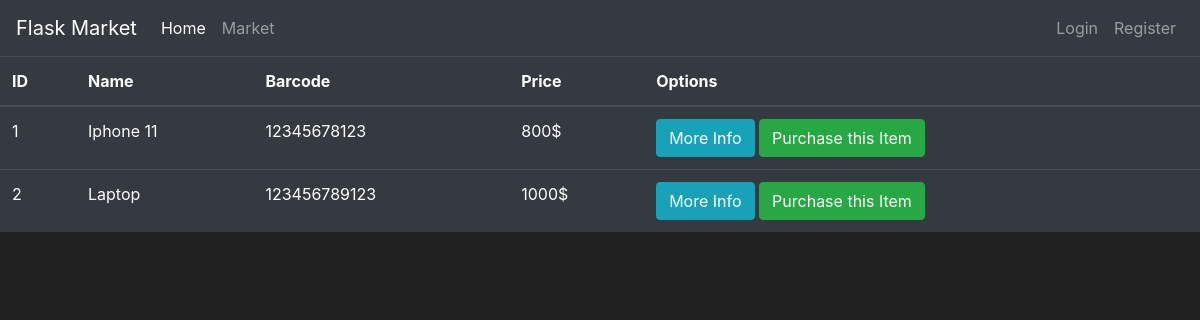
/market, run on an earlier commit of the app's database.
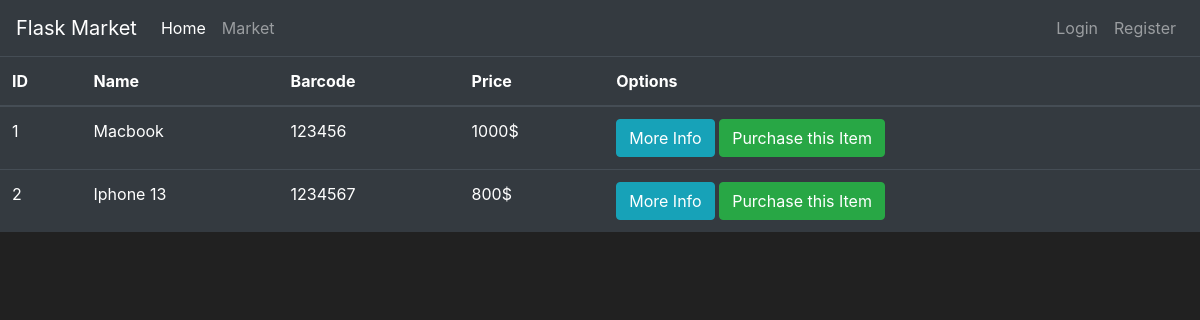
And on a later commit of the database.
### market/models.py (models this page shows, shortened)
class Item(db.Model):
    id = db.Column(db.Integer(), primary_key=True)
    name = db.Column(db.String(length=30), nullable=False, unique=True)
    price = db.Column(db.Integer(), nullable=False)
    barcode = db.Column(db.String(length=12), nullable=False, unique=True)
    description = db.Column(db.String(length=1024), nullable=False, unique=True)
    owner = db.Column(db.Integer(), db.ForeignKey('user.id'))

### market/routes.py (the view)
@app.route('/market')
def market_page():
    items = Item.query.all()
    return render_template('market.html', items=items)

### market/templates/market.html (shortened to what this page needs)
{% extends 'base.html' %}
{% block content %}
      <table class="table table-hover table-dark">
        <thead>
            <tr>
                <th scope="col">ID</th>
                <th scope="col">Name</th>
                <th scope="col">Barcode</th>
                <th scope="col">Price</th>
                <th scope="col">Options</th>
            </tr>
        </thead>
        <tbody>
            {% for item in items %}
                <tr>
                    <td>{{ item.id }}</td>
                    <td>{{ item.name }}</td>
                    <td>{{ item.barcode }}</td>
                    <td>{{ item.price }}$</td>
                    <td>
                        <button class="btn btn-outline btn-info">More Info</button>
                        <button class="btn btn-outline btn-success">Purchase this Item</button>
                    </td>
                </tr>
            {% endfor %}
        </tbody>
    </table>
{% endblock %}

### market/templates/base.html (shortened to what this page needs)
<!doctype html>
<html lang="en">
   <head>
      <link rel="stylesheet" href="https://cdn.jsdelivr.net/npm/bootstrap@4.5.3/dist/css/bootstrap.min.css">
   </head>
   <body>
    <nav class="navbar navbar-expand-md navbar-dark bg-dark">
      <a class="navbar-brand" href="#">Flask Market</a>
      <div class="collapse navbar-collapse" id="navbarNav">
        <ul class="navbar-nav mr-auto">
            <li class="nav-item active">
                <a class="nav-link" href="{{ url_for('home_page') }}">Home <span class="sr-only">(current)</span></a>
            </li>
            <li class="nav-item">
                <a class="nav-link" href="{{ url_for('market_page') }}">Market</a>
            </li>
        </ul>
        <ul class="navbar-nav">
            <li class="nav-item">
                <a class="nav-link" href="#">Login</a>
            </li>
            <li class="nav-item">
                <a class="nav-link" href="{{ url_for('register_page') }}">Register</a>
            </li>
        </ul>
      </div>
    </nav>
      {% block content %}
      {% endblock %}
   </body>
</html>

### market/templates/base.html (style rules this page uses)
body { background-color: #212121; color: white }

What changed in the data, as far as the page shows it:
changed Item id 1: name "Iphone 11" → "Macbook"; barcode "12345678123" → "123456"; price "800" → "1000"
changed Item id 2: name "Laptop" → "Iphone 13"; barcode "123456789123" → "1234567"; price "1000" → "800"
